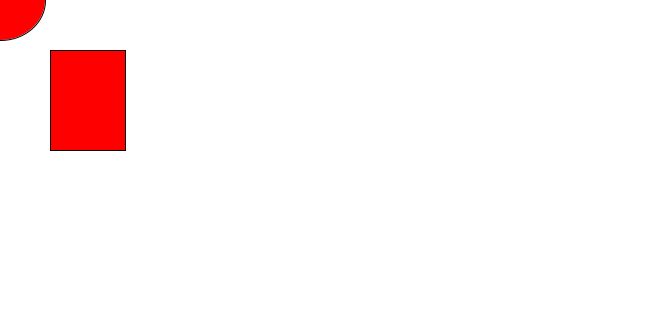
Frame 1 (no input)
Frame 60 (the mouse pressed at the canvas centre just before this capture): identical to frame 1, image omitted
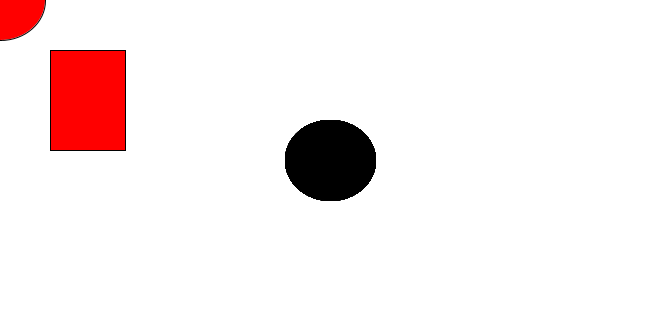
Frame 120 (the mouse held since frame 60 and released just before this capture)

The Processing sketch that drew these frames (run headless with seeded random() and noise(); from frame 60 on, the mouse is pressed at the canvas centre):

// Processing sketch: processing_78470
// ── processing_78470.pde

void setup() {
  size(660, 320);

}

void draw() {
  if (mousePressed) {
    fill(0);
  } else {
    fill(255);
    background(255);    // Setting the background to white
stroke(1);          // Setting the outline (stroke) to black
fill(255,0,0);          // Setting the interior of a shape (fill) to grey 
rect(50,50,75,100); // Drawing the rectangle
 
  }
  ellipse(mouseX, mouseY, 90, 80);
}
